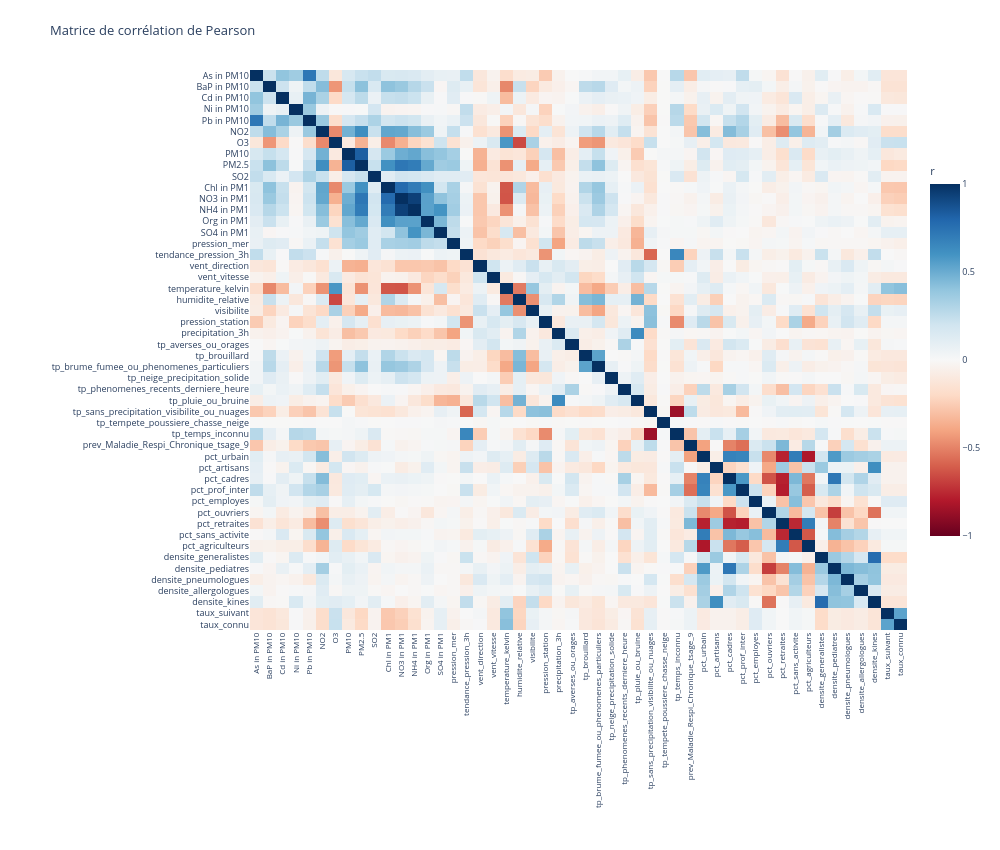

Notebook cell for this chart:
### Markdown cell above
Correlations fortes entre les variables > 0.8

1. NO3 in PM1 / NH4 in PM1 : Les nitrates (NO₃⁻) et l'ammonium (NH₄⁺) sont des composants des particules fines. Ils sont souvent associés chimiquement sous forme de nitrate d'ammonium, ce qui explique leur forte corrélation.  NO3 in PM1 à garder

2. tp_sans_precipitation_visibilite_ou_nuages/tp_temps_inconnu : tp_sans_precipitation_visible semble etre plus interpretable, à garder

3. PM10 /PM 2.5: Les PM10 regroupent les particules de diamètre aérodynamique inférieur ou égal à 10 µm, et les PM2.5 celles inférieures ou égales à 2,5 µm. Les PM2.5 constituent donc une partie des PM10. -- je garde PM10

4. pct_urbain / pct_agriculteur: correlation coherent - les territoires fortement urbanisés présentent généralement une plus faible proportion d'agriculteurs. Je garde pct_urbain

### Code cell
#Visualisation de la matrice de corrélation avec Plotly
import plotly.graph_objects as go

fig = go.Figure(
    data=go.Heatmap(
        z=corr_pearson.values,
        x=corr_pearson.columns,
        y=corr_pearson.index,
        colorscale="RdBu",
        zmin=-1, zmax=1,
        colorbar=dict(title="r", len=0.7)
    )
)

fig.update_layout(
    title="Matrice de corrélation de Pearson",
    width=1000,
    height=850,
    margin=dict(l=250, r=50, t=70, b=220),
    font=dict(size=9)
)

fig.update_yaxes(
    tickmode="linear",
    dtick=1,
    automargin=True,
    autorange="reversed"
)

fig.update_xaxes(
    tickangle=-90,
    tickfont=dict(size=8)
)

fig.show()

### Figure 1 — Plotly figure (JSON) as saved in the notebook; plotly's stock layout.template omitted (floating-point values rounded to 4 significant figures; data arrays with more than 128 entries replaced by an {"elided": "..."} marker saying what was removed)
{"data": [{"colorbar": {"len": 0.7, "title": {"text": "r"}}, "colorscale": [[0, "rgb(103,0,31)"], [0.1, "rgb(178,24,43)"], [0.2, "rgb(214,96,77)"], [0.3, "rgb(244,165,130)"], [0.4, "rgb(253,219,199)"], [0.5, "rgb(247,247,247)"], [0.6, "rgb(209,229,240)"], [0.7, "rgb(146,197,222)"], [0.8, "rgb(67,147,195)"], [0.9, "rgb(33,102,172)"], [1, "rgb(5,48,97)"]], "type": "heatmap", "x": ["As in PM10", "BaP in PM10", "Cd in PM10", "Ni in PM10", "Pb in PM10", "NO2", "O3", "PM10", "PM2.5", "SO2", "Chl in PM1", "NO3 in PM1", "NH4 in PM1", "Org in PM1", "SO4 in PM1", "pression_mer", "tendance_pression_3h", "vent_direction", "vent_vitesse", "temperature_kelvin", "humidite_relative", "visibilite", "pression_station", "precipitation_3h", "tp_averses_ou_orages", "tp_brouillard", "tp_brume_fumee_ou_phenomenes_particuliers", "tp_neige_precipitation_solide", "tp_phenomenes_recents_derniere_heure", "tp_pluie_ou_bruine", "tp_sans_precipitation_visibilite_ou_nuages", "tp_tempete_poussiere_chasse_neige", "tp_temps_inconnu", "prev_Maladie_Respi_Chronique_tsage_9", "pct_urbain", "pct_artisans", "pct_cadres", "pct_prof_inter", "pct_employes", "pct_ouvriers", "pct_retraites", "pct_sans_activite", "pct_agriculteurs", "densite_generalistes", "densite_pediatres", "densite_pneumologues", "densite_allergologues", "densite_kines", "taux_suivant", "taux_connu"], "y": ["As in PM10", "BaP in PM10", "Cd in PM10", "Ni in PM10", "Pb in PM10", "NO2", "O3", "PM10", "PM2.5", "SO2", "Chl in PM1", "NO3 in PM1", "NH4 in PM1", "Org in PM1", "SO4 in PM1", "pression_mer", "tendance_pression_3h", "vent_direction", "vent_vitesse", "temperature_kelvin", "humidite_relative", "visibilite", "pression_station", "precipitation_3h", "tp_averses_ou_orages", "tp_brouillard", "tp_brume_fumee_ou_phenomenes_particuliers", "tp_neige_precipitation_solide", "tp_phenomenes_recents_derniere_heure", "tp_pluie_ou_bruine", "tp_sans_precipitation_visibilite_ou_nuages", "tp_tempete_poussiere_chasse_neige", "tp_temps_inconnu", "prev_Maladie_Respi_Chronique_tsage_9", "pct_urbain", "pct_artisans", "pct_cadres", "pct_prof_inter", "pct_employes", "pct_ouvriers", "pct_retraites", "pct_sans_activite", "pct_agriculteurs", "densite_generalistes", "densite_pediatres", "densite_pneumologues", "densite_allergologues", "densite_kines", "taux_suivant", "taux_connu"], "z": {"elided": "50x50 float values"}, "zmax": 1, "zmin": -1}], "layout": {"font": {"size": 9}, "height": 850, "margin": {"b": 220, "l": 250, "r": 50, "t": 70}, "title": {"text": "Matrice de corrélation de Pearson"}, "width": 1000, "xaxis": {"tickangle": -90, "tickfont": {"size": 8}}, "yaxis": {"automargin": true, "autorange": "reversed", "dtick": 1, "tickmode": "linear"}}}
